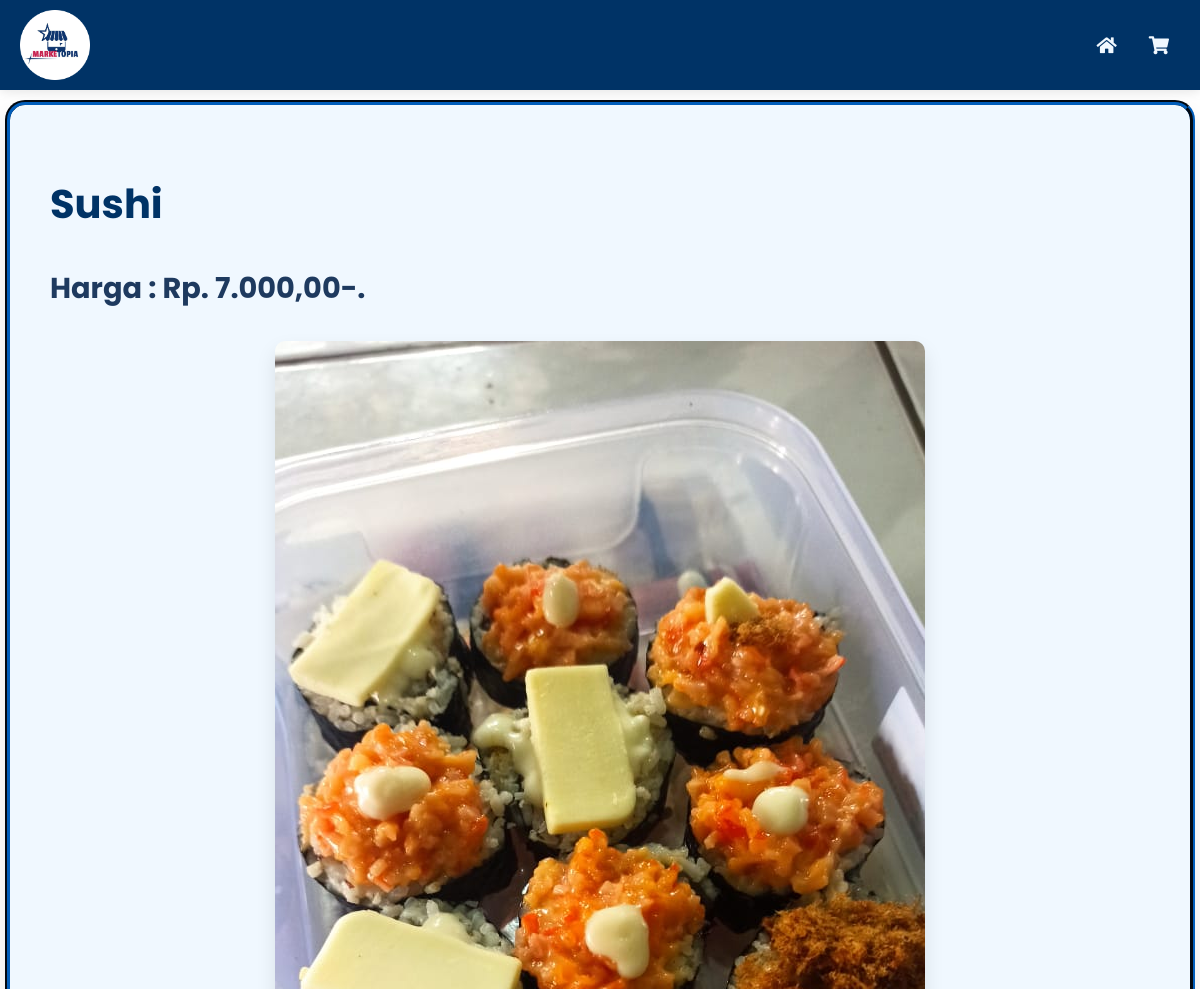
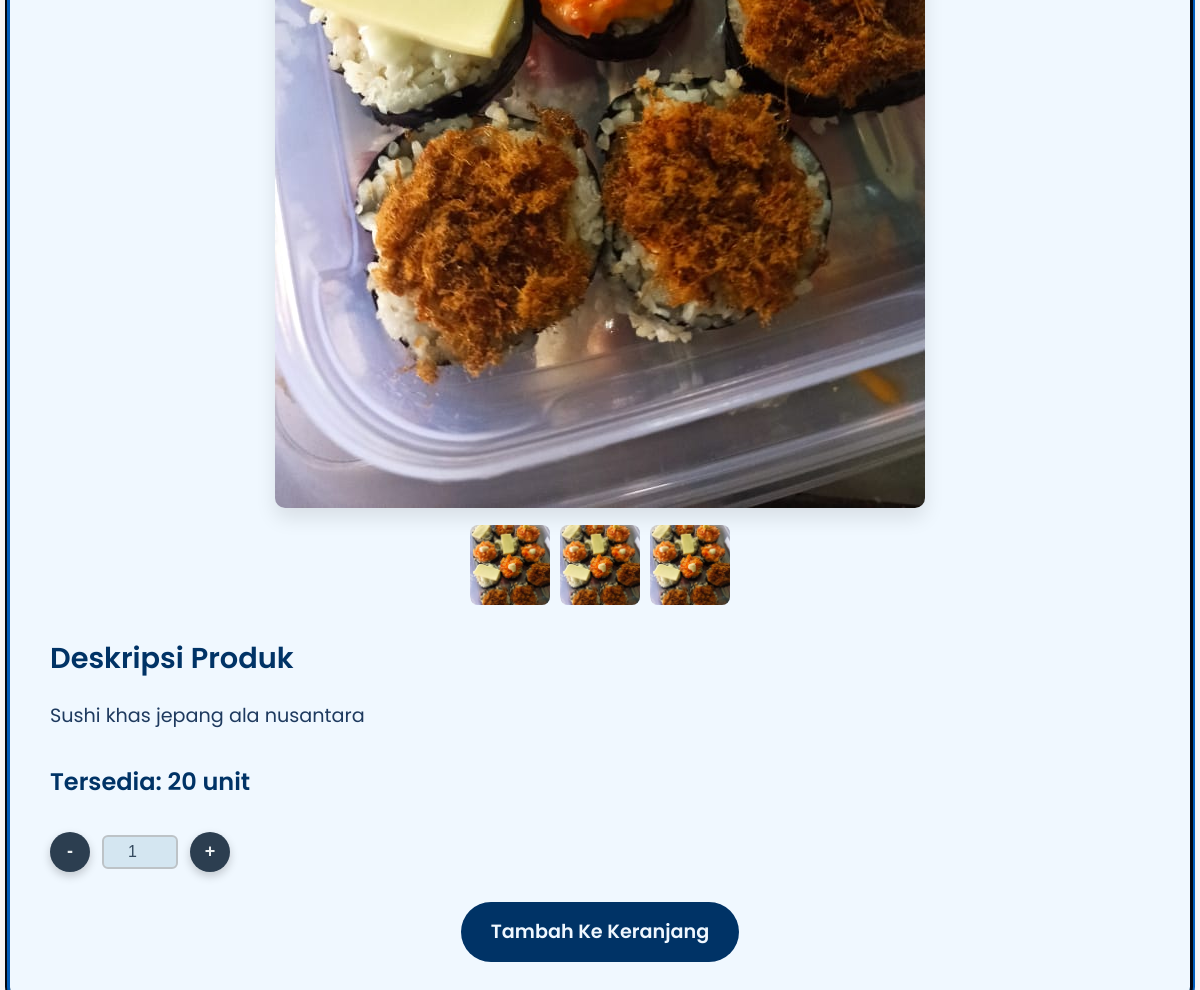
/info-produk-pages.php?id=4&type=foods (signed in), run on the app's committed database (2 pictures, top to bottom).
### tables this page shows
CREATE TABLE `foods` (
  `foods_id` int NOT NULL,
  `nama` varchar(100) NOT NULL,
  `deskripsi` text,
  `harga` decimal(10,2) NOT NULL,
  `quantity` int DEFAULT NULL,
  `gambar` text,
  `nama_gambar` text,
  `product_type` enum('food','drink') NOT NULL
);

### info-produk-pages.php (the view, shortened to what this page needs)
<?php
include "CODES/BACKEND/db.php";
if (isset($_GET['id']) && isset($_GET['type'])) {
    $id = intval($_GET['id']);
    $type = $_GET['type'];
    if ($type === 'foods' || $type === 'drinks') {
        $table = $type;
        $sql = "SELECT * FROM $table WHERE " . ($type === 'foods' ? 'foods_id' : 'drinks_id') . " = ?";
        $stmt = $db->prepare($sql);
        $stmt->bind_param("i", $id);
        $stmt->execute();
        $result = $stmt->get_result();
        $produk = $result->fetch_assoc();
        if ($produk) {
            $nama = $produk['nama'];
            $harga = $produk['harga'];
            $deskripsi = $produk['deskripsi'];
            $stock = $produk['quantity'];
            $url_gambar = $produk['gambar'];
            if ($stock < 1) {
                $message = "Habis";
            } else {
                $message = "Tersedia: " . $stock . " unit";
            }
        } else {
            $error = "Produk tidak ditemukan.";
        }
    } else {
        $error = "Tipe produk tidak valid.";
    }
} else {
    $error = "Parameter tidak lengkap.";
}
?>
<!DOCTYPE html>
<html lang="id">
<head>
    <link rel="stylesheet" href="CODES/CSS/info-produk-styles.css">
    <link href="https://cdnjs.cloudflare.com/ajax/libs/font-awesome/5.15.4/css/all.min.css" rel="stylesheet">
</head>
<div>
    <div id="container">
        <header>
            <div class="kontainer-header">
                <img class="logo" src="assets/images/icon.png" alt="Logo">
                <div class="menu-icons">
                    <a href="dashboard.php" class="menu-link">
                        <i class="fas fa-home"></i>
                    </a>
                    <a href="carts-pages.php" class="menu-link">
                        <i class="fas fa-shopping-cart"></i>
                    </a>
                </div>
            </div>
        </header>
        <div class="produk-detail-container">
            <div class="produk-info">
                <div class="produk-header">
                    <h1 class="produk-title"><?= htmlspecialchars($nama) ?></h1>
                    <p class="produk-harga">Harga : Rp. <?= htmlspecialchars(number_format($harga, 0, ',', '.')), ',00-.' ?></p>
                </div>
                <div class="produk-gallery">
                    <div class="produk-img-container">
                        <img src="<?= htmlspecialchars($url_gambar) ?>" alt="<?= htmlspecialchars($nama) ?>" class="produk-main-img">
                    </div>
                    <div class="produk-img-thumbnails">
                        <img src="<?= htmlspecialchars($url_gambar) ?>" alt="Thumbnail 1" class="thumbnail-img">
                        <img src="<?= htmlspecialchars($url_gambar) ?>" alt="Thumbnail 2" class="thumbnail-img">
                        <img src="<?= htmlspecialchars($url_gambar) ?>" alt="Thumbnail 3" class="thumbnail-img">
                    </div>
                </div>
                <div class="produk-description">
                    <h3>Deskripsi Produk</h3>
                    <p><?= htmlspecialchars($deskripsi) ?></p>
                </div>
                <div class="produk-additional-info">
                <div class="produk-availability">
                    <h4><?= htmlspecialchars($message) ?></h4>
                </div>
                </div>
                <div class="product-quantity">
                <form class="quantity-control">
                    <button class="minus-btn" type="button">-</button>
                    <input type="number" value="1" class="quantity-input" name="quantity_total" min="1">
                    <button class="plus-btn" type="button">+</button>
                </form>
            </div>
            <div class="produk-action">
                <a href="#" id="addToCart" class="add-to-cart-btn">Tambah Ke Keranjang</a>
            </div>
                </div>
            </div>
        </div>
</body>
</html>

### CODES/CSS/info-produk-styles.css (style rules this page uses)
header { width: 100%; position: fixed; top: 0; z-index: 1000; background: #003366; box-shadow: 0 2px 10px rgba(0, 0, 0, 0.1); }
.kontainer-header { display: flex; justify-content: space-between; align-items: center; padding: 10px 20px; }
.logo { width: 70px; height: 70px; margin: 0; }
.menu-icons { display: flex; align-items: center; position: absolute; right: 5px; padding: 10px; border-radius: 5px; }
.menu-link { display: flex; align-items: center; padding: 8px 16px; color: #f0f8ff; border-radius: 5px; background-color: transparent; text-decoration: none; font-weight: bold; transition: background-color 0.3s ease, transform 0.2s ease; }
.menu-link i { font-size: 18px; color: #f0f8ff; }
.produk-detail-container { display: flex; justify-content: center; align-items: flex-start; min-height: 100vh; width: 100%; overflow-x: hidden; }
.produk-info { margin-top: 100px; background-color: #f0f8ff; border: groove 5px #003366; border-radius: 20px; box-shadow: 0 15px 30px rgba(0, 0, 0, 0.1); max-width: 1100px; width: 100%; padding: 40px; }
.produk-header { margin-bottom: 30px; }
.produk-title { font-size: 2.5rem; color: #003366; font-weight: 700; }
.produk-harga { font-size: 1.8rem; color: #1E3A5F; font-weight: 700; }
.produk-gallery { display: flex; flex-direction: column; align-items: center; margin-bottom: 30px; }
.produk-img-container { text-align: center; margin-bottom: 10px; }
.produk-main-img { max-width: 100%; height: auto; border-radius: 10px; box-shadow: 0 10px 20px rgba(0, 0, 0, 0.1); transition: transform 0.3s ease; }
.produk-img-thumbnails { display: flex; gap: 10px; justify-content: center; }
.product-quantity { text-align: center; }
.quantity-control { display: flex; align-items: center; gap: 12px; }
.quantity-control button { width: 40px; height: 40px; background: #2c3e50; color: #ecf0f1; font-size: 18px; font-weight: bold; border: none; border-radius: 50%; cursor: pointer; box-shadow: 0 4px 10px rgba(0, 0, 0, 0.2); transition: transform 0.2s, background 0.3s; }
.quantity-input { width: 60px; text-align: center; border: 2px solid #bdc3c7; border-radius: 6px; padding: 6px; font-size: 16px; font-weight: 500; color: #34495e; background: #d4e6f1; }
.thumbnail-img { width: 80px; height: 80px; object-fit: cover; border-radius: 8px; cursor: pointer; transition: transform 0.3s ease; }
.produk-description { margin-bottom: 30px; }
.produk-description h3 { font-size: 1.8rem; font-weight: 600; color: #003366; margin-bottom: 15px; }
.produk-description p { font-size: 1.2rem; line-height: 1.6; color: #1E3A5F; }
.produk-additional-info { margin-bottom: 30px; }
.produk-additional-info h4 { font-size: 1.5rem; font-weight: 600; color: #003366; margin-bottom: 15px; }
.produk-action { display: flex; gap: 20px; justify-content: center; }
.add-to-cart-btn, .buy-now-btn { background-color: #003366; color: #f0f8ff; padding: 15px 30px; margin-top: 30px; border-radius: 30px; font-size: 1.2rem; text-decoration: none; text-align: center; font-weight: 600; transition: background-color 0.3s ease, transform 0.3s ease; }

### data on the page
foods: nama "Sushi", harga "7.000", gambar (picture), deskripsi "Sushi khas jepang ala nusantara", quantity "Tersedia: 20 unit"
